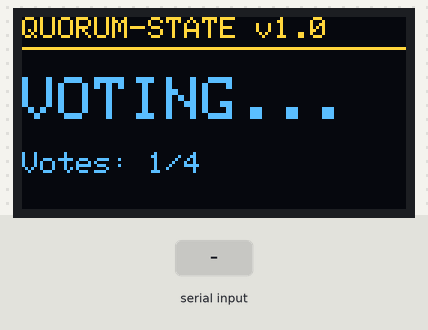
The sketch below on a simulated ESP32-S3. On the bench: 128×64 one-colour display. Inputs (shaded band) come from the test bench. The OLED is the two-colour kind (top 16 rows yellow); what the sketch prints to the serial monitor is not drawn.

Above: at 1.2 s.
1.3 s: "1" received over Serial
At 2.2 s:
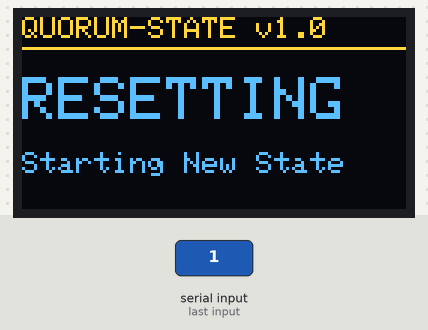
At 8.5 s:
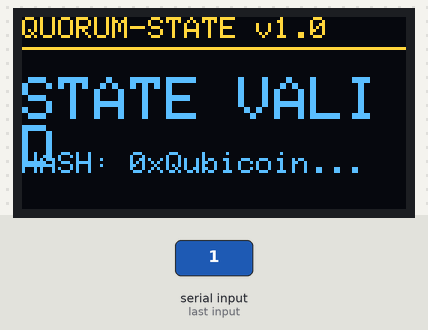
11.0 s: "0" received over Serial
13.8 s: "2" received over Serial
At 26.6 s:
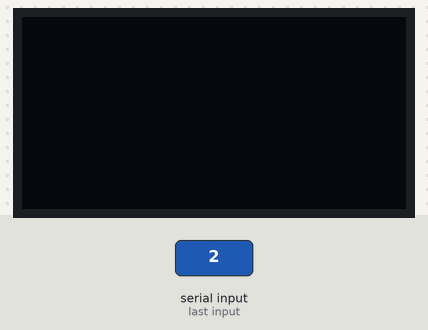
Timing chart, 0 to 27.0 s (numbered marks = the images above; inputs shaded):
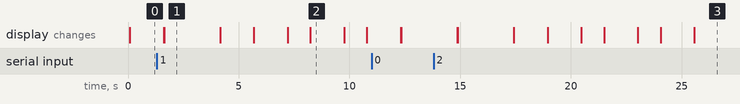

The sketch:

Quorum_Node_S3.ino
```cpp
#include <Wire.h>
#include <Adafruit_GFX.h>
#include <Adafruit_SSD1306.h>

// Konfigurasi OLED (Sesuaikan PIN SDA/SCL ESP32-S3 Anda)
#define SCREEN_WIDTH 128
#define SCREEN_HEIGHT 64
#define OLED_RESET    -1
#define SCREEN_ADDRESS 0x3C
Adafruit_SSD1306 display(SCREEN_WIDTH, SCREEN_HEIGHT, &Wire, OLED_RESET);

// Simulasi Logika Quorum
int totalNodes = 4;
int requiredQuorum = 3;
int currentVotes = 0;
String systemState = "IDLE";
unsigned long lastActivity = 0;
const long displayTimeout = 10000; // Layar mati setelah 10 detik idle

void setup() {
  Serial.begin(115200);

  // Inisialisasi I2C (Default S3: SDA=8, SCL=9 atau sesuaikan board Anda)
  if(!display.begin(SSD1306_SWITCHCAPVCC, SCREEN_ADDRESS)) {
    Serial.println(F("OLED gagal diinisialisasi"));
    for(;;);
  }

  display.clearDisplay();
  updateDisplay("SISTEM READY", "QUORUM-STATE");
  lastActivity = millis();
}

void loop() {
  // Simulasi proses voting kuorum secara otomatis
  if (millis() - lastActivity < displayTimeout) {
    simulateQuorumProcess();
  } else {
    display.clearDisplay();
    display.display(); // Matikan layar untuk proteksi OLED
  }

  // Tekan tombol (atau kirim karakter via Serial) untuk bangunkan layar/reset
  if (Serial.available() > 0) {
    Serial.read();
    resetSystem();
  }

  delay(1500);
}

void simulateQuorumProcess() {
  if (currentVotes < totalNodes) {
    currentVotes++;
    systemState = "VOTING...";

    // Cek apakah mencapai Kuorum
    String status = (currentVotes >= requiredQuorum) ? "QUORUM REACHED" : "WAITING...";
    updateDisplay(systemState, "Votes: " + String(currentVotes) + "/" + String(totalNodes));

    if (currentVotes >= requiredQuorum) {
      delay(1000);
      updateDisplay("STATE VALID", "HASH: 0xQubicoin...");
      Serial.println("State Validated by Quorum!");
    }
  }
}

void updateDisplay(String header, String body) {
  display.clearDisplay();
  display.setTextColor(SSD1306_WHITE);

  // Header
  display.setTextSize(1);
  display.setCursor(0,0);
  display.println("QUORUM-STATE v1.0");
  display.drawLine(0, 10, 128, 10, SSD1306_WHITE);

  // Status
  display.setTextSize(2);
  display.setCursor(0, 20);
  display.println(header);

  // Detail
  display.setTextSize(1);
  display.setCursor(0, 45);
  display.println(body);

  display.display();
}

void resetSystem() {
  currentVotes = 0;
  systemState = "RESTARTING";
  lastActivity = millis();
  updateDisplay("RESETTING", "Starting New State");
  delay(1000);
}
```

Measured:
- after the input at 1.3 s, the display: first differs from a run without the input after 0.33 s (image 1)
- what the display in image 1 shows lasts 2.6 s, from 1.6 s to 4.2 s
- what the display in image 2 shows lasts 1.6 s, from 8.2 s to 9.8 s
